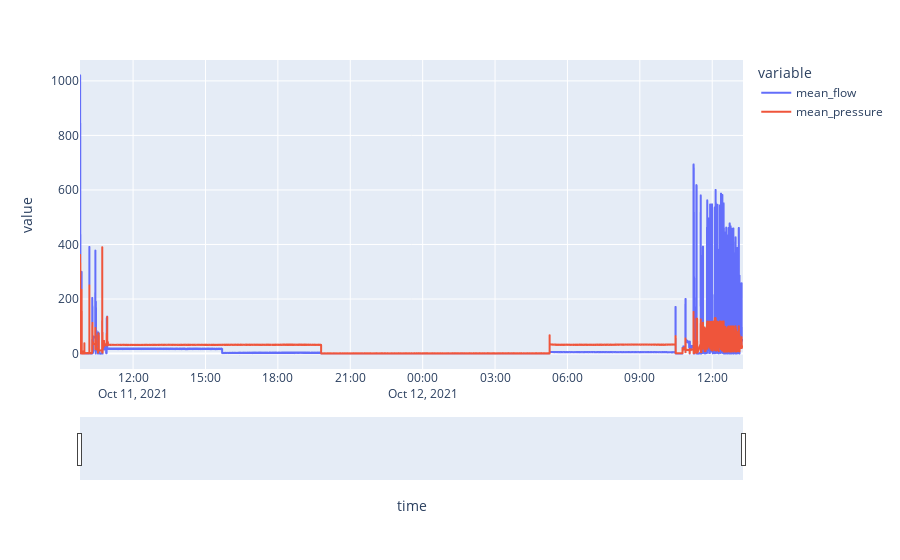

This figure's notebook cell:
### Code cell
dfa =df.filter(items=[ 'mean_pressure', 'mean_flow'])
fig = px.line(df, x='time', y=["mean_flow","mean_pressure"])
fig.update_xaxes(rangeslider_visible=True)
fig.show()
#px.line(data_frame=dfa)

### Figure 1 — Plotly figure (JSON) as saved in the notebook; plotly's stock layout.template omitted (floating-point values rounded to 4 significant figures; data arrays with more than 128 entries replaced by an {"elided": "..."} marker saying what was removed)
{"data": [{"hovertemplate": "variable=mean_flow<br>time=%{x}<br>value=%{y}<extra></extra>", "legendgroup": "mean_flow", "line": {"color": "#636efa", "dash": "solid"}, "mode": "lines", "name": "mean_flow", "showlegend": true, "type": "scattergl", "x": {"elided": "19759 str values"}, "xaxis": "x", "y": {"elided": "19759 float values"}, "yaxis": "y"}, {"hovertemplate": "variable=mean_pressure<br>time=%{x}<br>value=%{y}<extra></extra>", "legendgroup": "mean_pressure", "line": {"color": "#EF553B", "dash": "solid"}, "mode": "lines", "name": "mean_pressure", "showlegend": true, "type": "scattergl", "x": {"elided": "19759 str values"}, "xaxis": "x", "y": {"elided": "19759 float values"}, "yaxis": "y"}], "layout": {"legend": {"title": {"text": "variable"}, "tracegroupgap": 0}, "margin": {"t": 60}, "xaxis": {"anchor": "y", "domain": [0, 1], "rangeslider": {"visible": true}, "title": {"text": "time"}}, "yaxis": {"anchor": "x", "domain": [0, 1], "title": {"text": "value"}}}}
